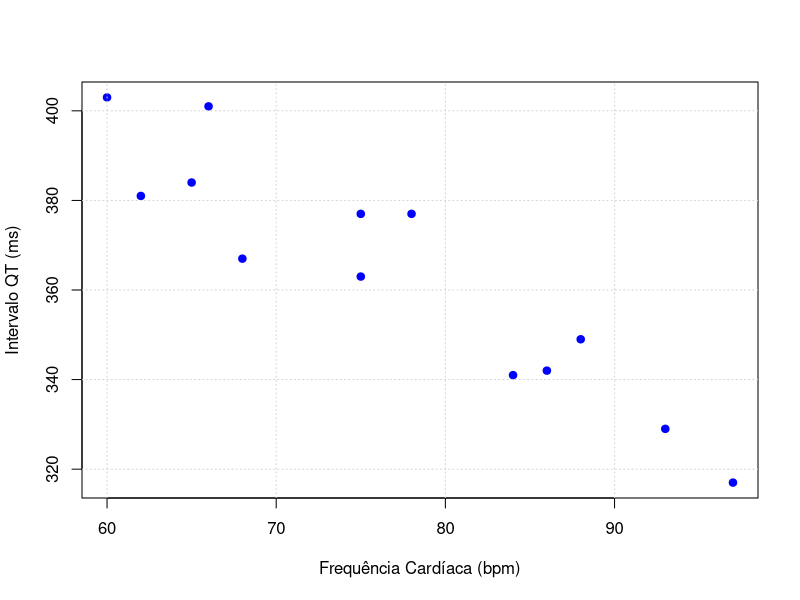
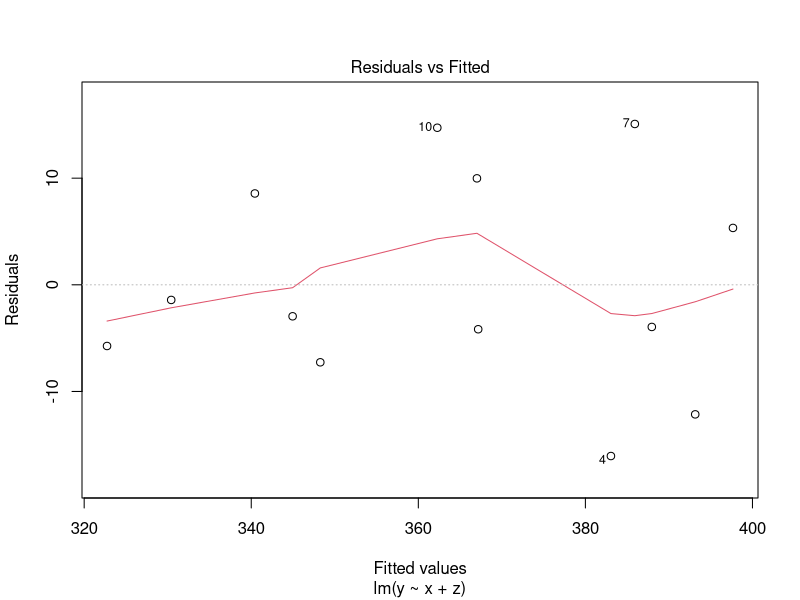
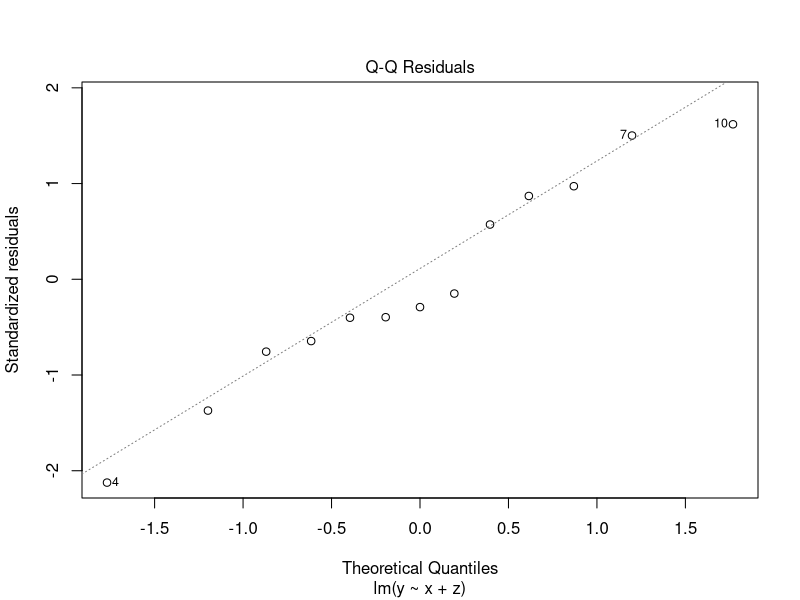
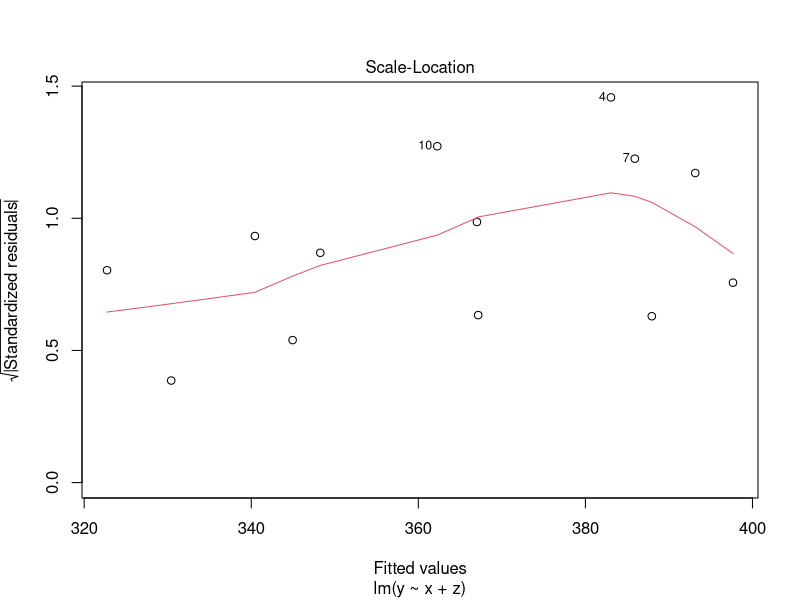
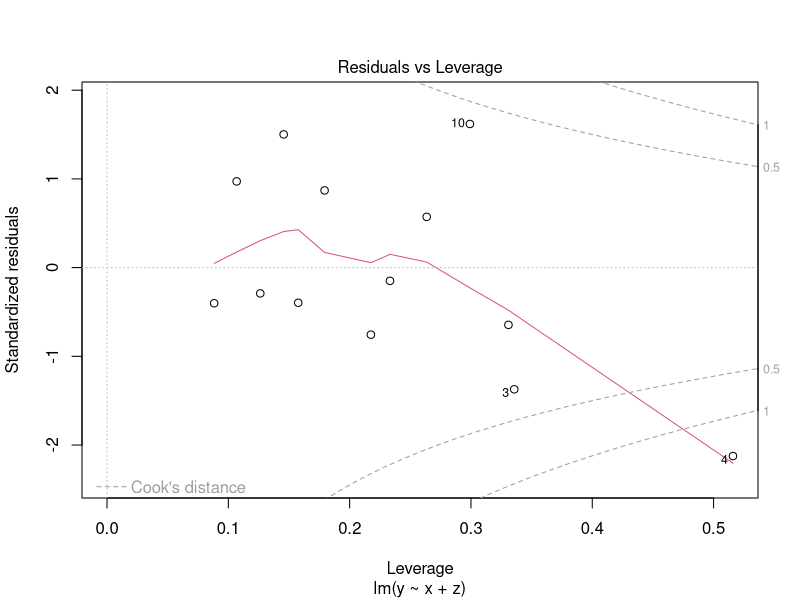

Recreate these plots in R, in order.
## ---- chunk 1
# Frequência cardíaca (bpm)
x <- c(60,75,62,68,84,97,66,65,86,78,93,75,88)
# Intervalo QT (ms)
y <- c(403,363,381,367,341,317,401,384,342,377,329,377,349)
## ---- chunk 2
plot(x, y, 
     xlab = "Frequência Cardíaca (bpm)", 
     ylab = "Intervalo QT (ms)", 
     pch = 19, col = "blue")
grid()
## ---- chunk 3
# antes, verifique a normalidade das variáveis 
cor.test(x, y) # Teste estatístico da correlação
## ---- chunk 4
regressao <- lm(y ~ x)
regressao
## ---- chunk 5
summary(regressao)
## ---- chunk 6
confint(regressao)
## ---- chunk 7
# Frequência cardíaca (bpm)
x <- c(60,75,62,68,84,97,66,65,86,78,93,75,88)
# Intervalo QT (ms)
y <- c(403,363,381,367,341,317,401,384,342,377,329,377,349)
# Idade (anos) - exemplo hipotético
z <- c(25,40,30,22,53,60,28,27,50,35,59,41,55)
## ---- chunk 8
regressao_multipla <- lm(y ~ x + z)
summary(regressao_multipla)
## ---- chunk 9
plot(regressao_multipla)
